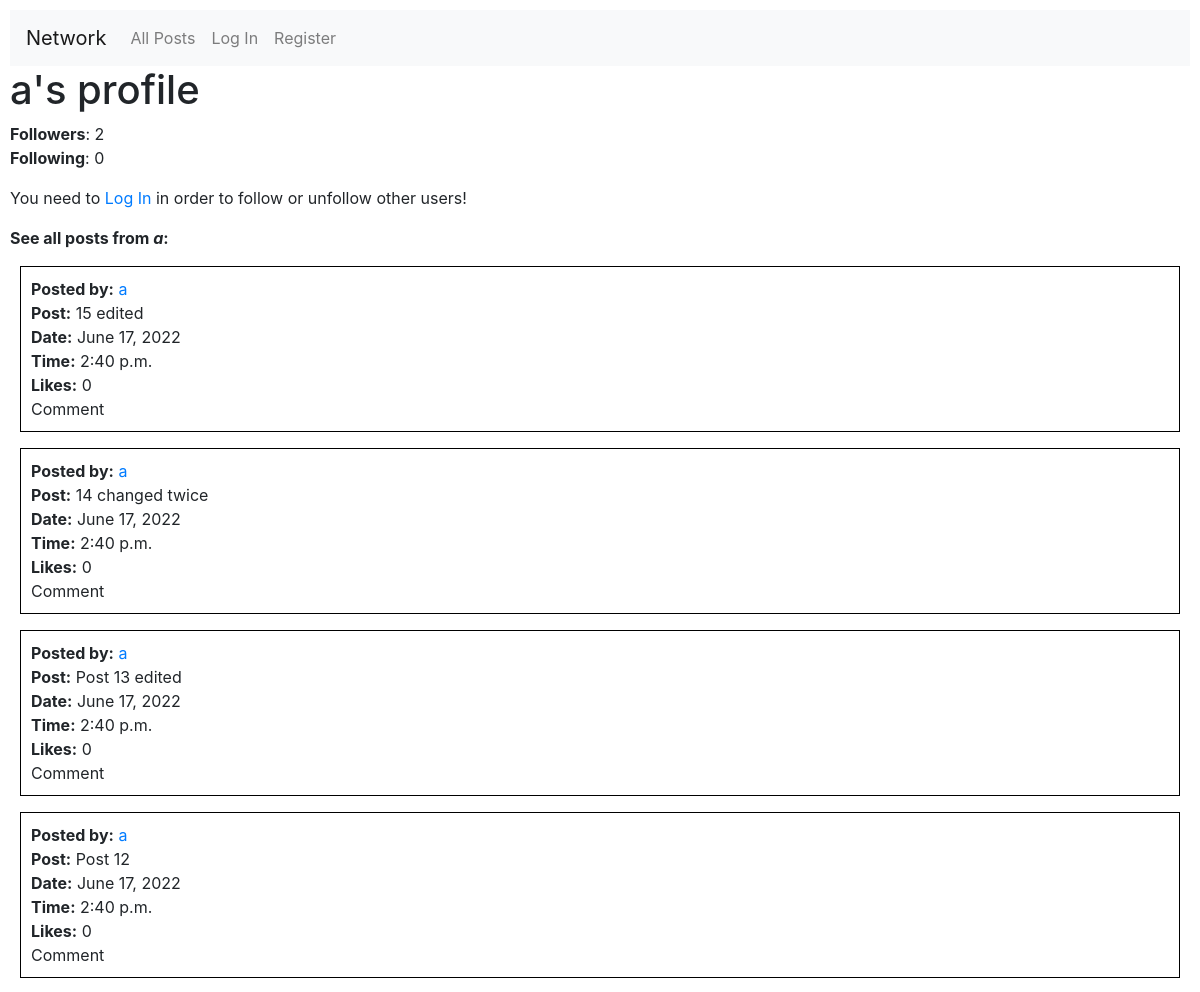
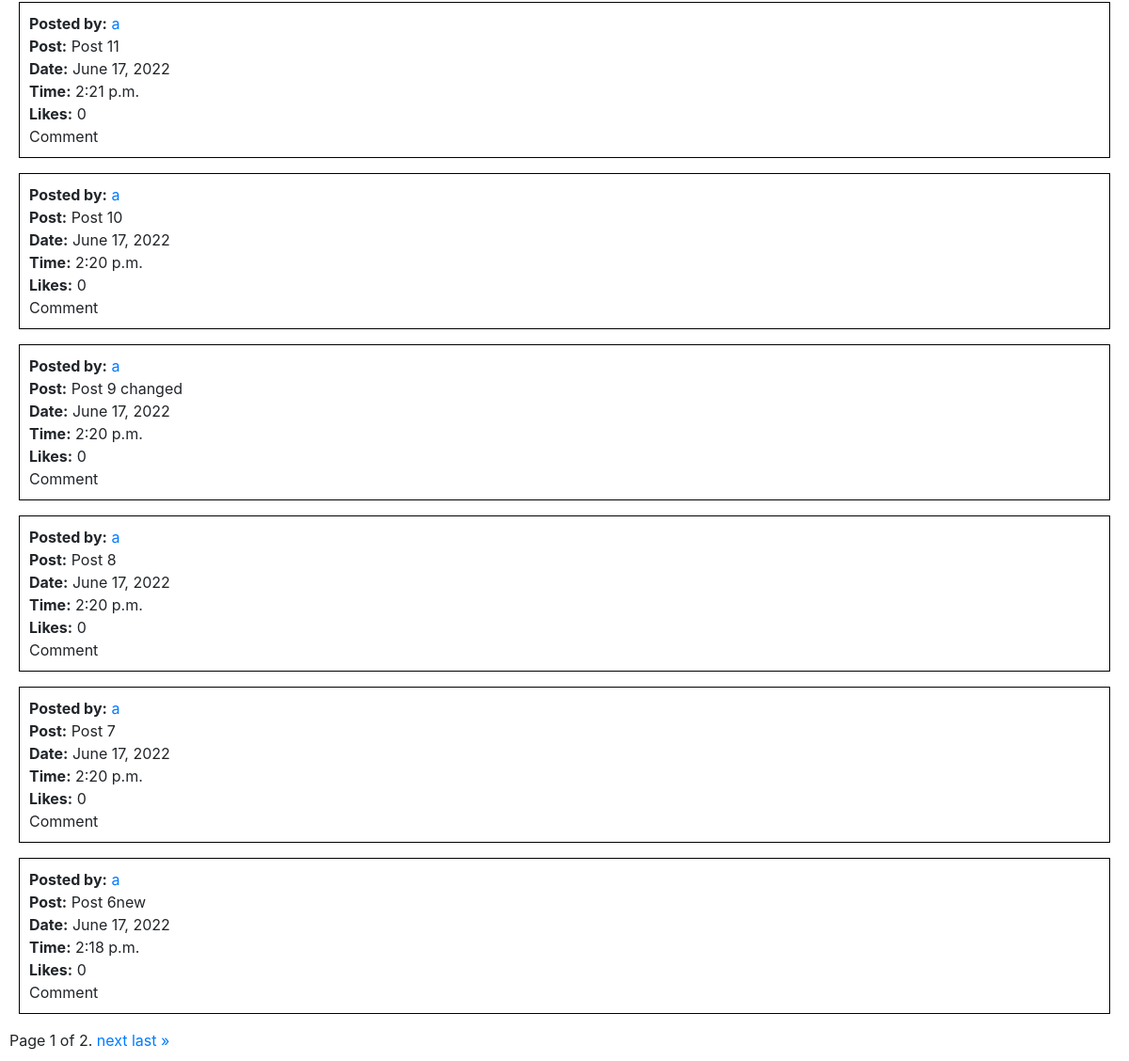
/user/a, run on an earlier commit of the app's database (2 pictures, top to bottom).
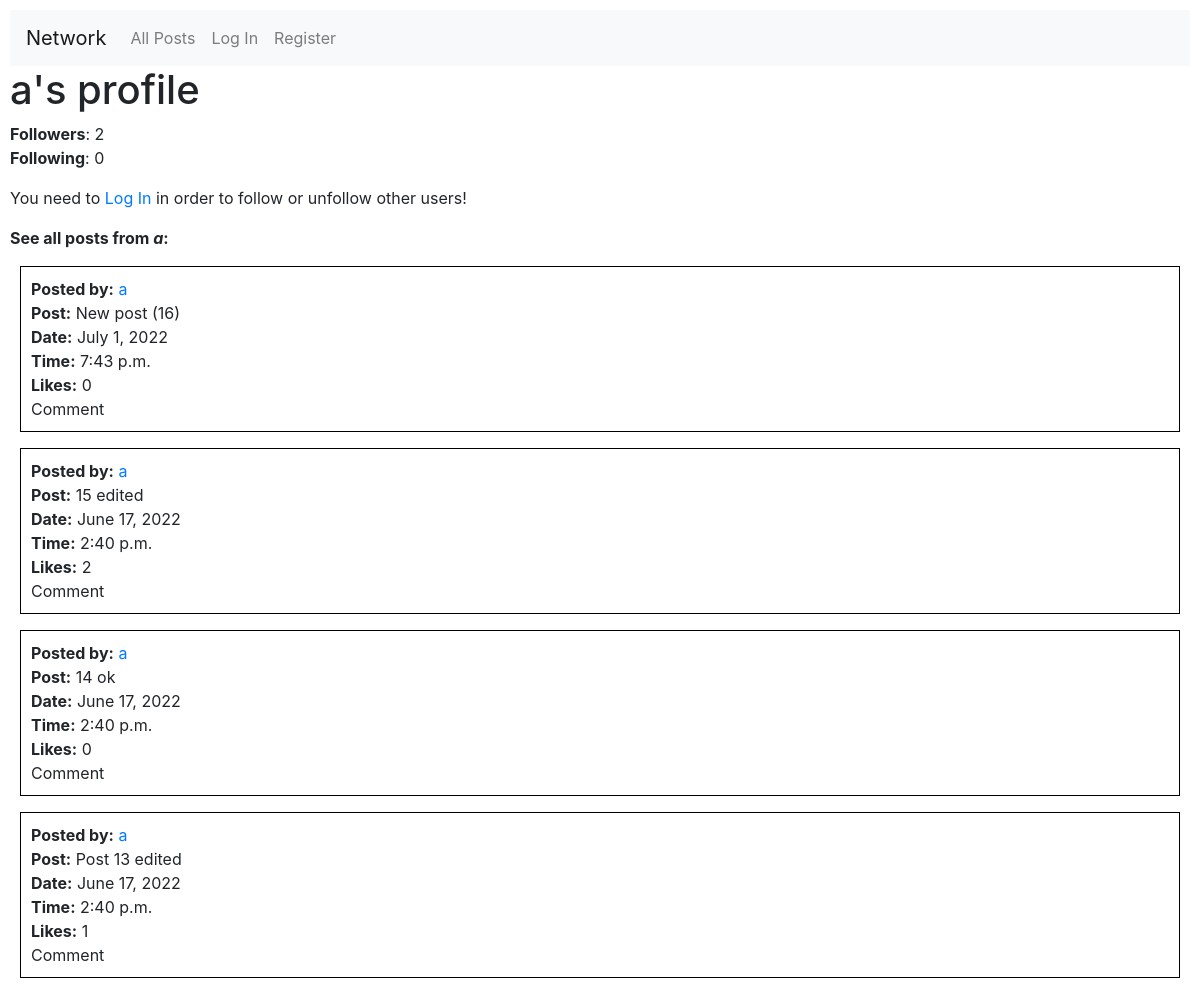
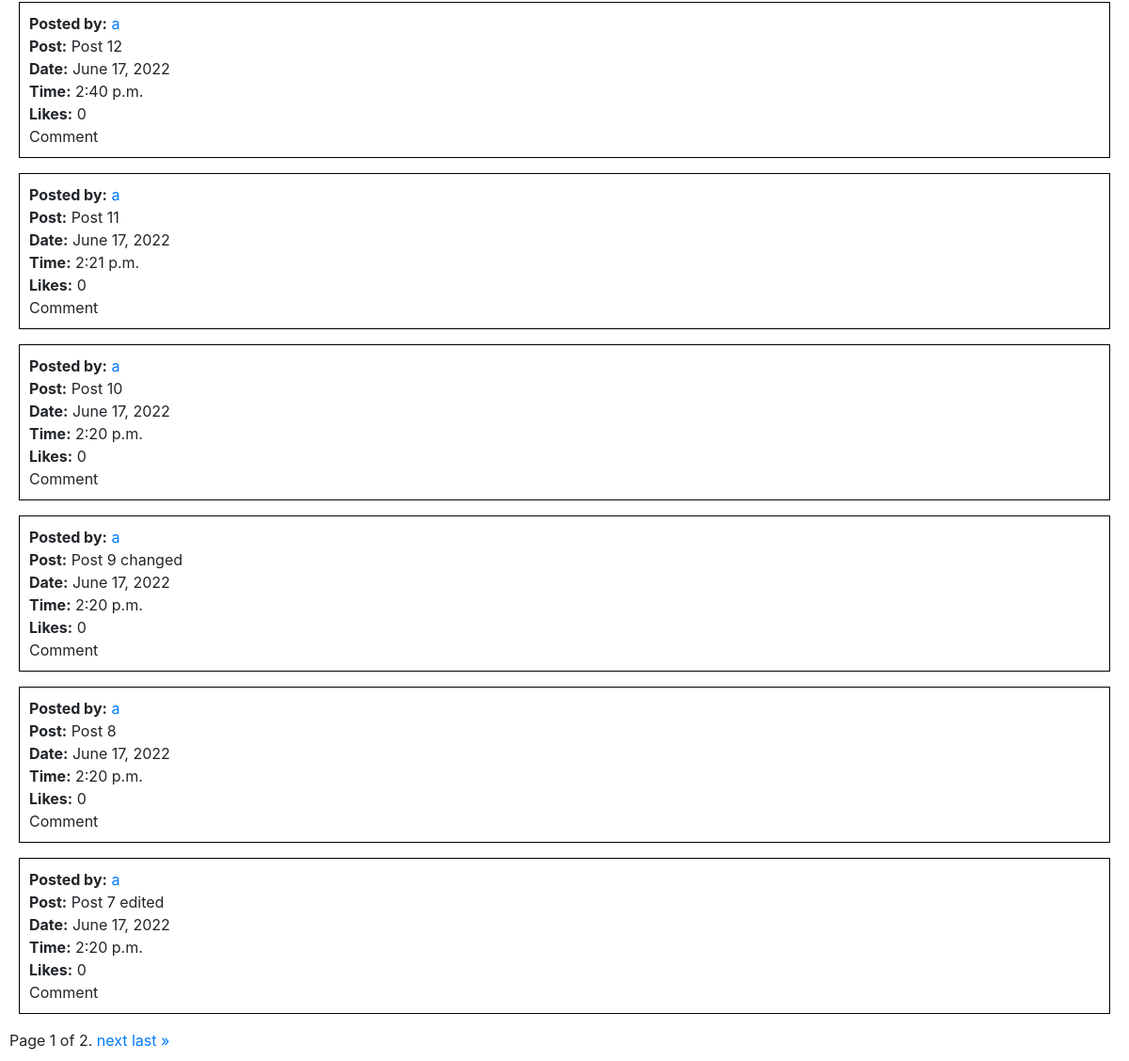
And on a later commit of the database (2 pictures, top to bottom).
### network/models.py (models this page shows, shortened)
class Post(models.Model):
    userid = models.ForeignKey(User, on_delete=models.CASCADE, related_name="user")
    post = models.TextField(max_length=500)
    datetime = models.DateTimeField(default=datetime.now)
    likes = models.IntegerField(default=0)

class User(AbstractUser):
    pass
    def __str__(self):
        return f"USER NUMBER '{self.id}' is '{self.username}'. LAST CONNEXION: {self.last_login}."

### network/views.py (the view)
# urls.py: path("user/<str:username>", views.profile_page, name="profile_page"),
def profile_page(request, username):
    if request.method == "POST":
        if 'follow' in request.POST:
            try:
                user_profiled = User.objects.filter(username=username)
                user_profiled_id = user_profiled.values_list('id', flat=True)
                user_profiled_id = user_profiled_id[0]
                user_posts = Post.objects.filter(userid=user_profiled_id).order_by('-id')
                paginator = Paginator(user_posts, 10) # test Paginator with 10 per page
                page_number = request.GET.get('page')
                page_obj = paginator.get_page(page_number)
                amount_of_followers = Follower.objects.filter(followed=user_profiled_id).count()
                amount_of_following = Follower.objects.filter(follower=user_profiled_id).count()
                user_logged_in = request.user.id
                isfollowing = Follower.objects.filter(followed=user_profiled_id,follower=user_logged_in).count()
                followed = User.objects.filter(id=user_profiled_id)
                followed = followed[0]
                follower = User.objects.filter(id=user_logged_in)
                follower = follower[0]
                follow = Follower(followed=followed,follower=follower)
                follow.save()
                amount_of_followers = Follower.objects.filter(followed=user_profiled_id).count()
                amount_of_following = Follower.objects.filter(follower=user_profiled_id).count()
                isfollowing = Follower.objects.filter(followed=user_profiled_id,follower=user_logged_in).count()
                return render(request, "network/profile.html", {
                            "username": username,
                            "user_profiled": user_profiled,
                            "user_profiled_id": user_profiled_id,
                            "amount_of_followers": amount_of_followers,
                            "amount_of_following": amount_of_following,
                            "user_logged_in": user_logged_in,
                            "isfollowing": isfollowing,
                            "user_posts": user_posts,
                            "post_request": "follow",
                            "page_obj": page_obj
                        })
            except IndexError:
                return render(request, "network/missingprofile.html", {
                            "username": username,
                        })
        elif 'unfollow' in request.POST:
            try:
                user_profiled = User.objects.filter(username=username)
                user_profiled_id = user_profiled.values_list('id', flat=True)
                user_profiled_id = user_profiled_id[0]
                user_posts = Post.objects.filter(userid=user_profiled_id).order_by('-id')
                paginator = Paginator(user_posts, 10) # test Paginator with 10 per page
                page_number = request.GET.get('page')
                page_obj = paginator.get_page(page_number)
                amount_of_followers = Follower.objects.filter(followed=user_profiled_id).count()
                amount_of_following = Follower.objects.filter(follower=user_profiled_id).count()
                user_logged_in = request.user.id
                user_logged_in = int(user_logged_in)
                isfollowing = Follower.objects.filter(followed=user_profiled_id,follower=user_logged_in).count()
                followed = User.objects.filter(id=user_profiled_id)
                followed = followed[0]
                follower = User.objects.filter(id=user_logged_in)
                follower = follower[0]
                follow = Follower.objects.filter(followed=followed,follower=follower)
                follow.delete()
                amount_of_followers = Follower.objects.filter(followed=user_profiled_id).count()
                amount_of_following = Follower.objects.filter(follower=user_profiled_id).count()
                isfollowing = Follower.objects.filter(followed=user_profiled_id,follower=user_logged_in).count()
                return render(request, "network/profile.html", {
                            "username": username,
                            "user_profiled": user_profiled,
                            "user_profiled_id": user_profiled_id,
                            "amount_of_followers": amount_of_followers,
                            "amount_of_following": amount_of_following,
                            "user_logged_in": user_logged_in,
                            "isfollowing": isfollowing,
                            "user_posts": user_posts,
                            "post_request": "unfollow",
                            "page_obj": page_obj
                        })
            except IndexError:
                return render(request, "network/missingprofile.html", {
                            "username": username,
                        })
    else:
        try:
            user_profiled = User.objects.filter(username=username)
            user_profiled_id = user_profiled.values_list('id', flat=True)
            user_profiled_id = user_profiled_id[0]
            user_posts = Post.objects.filter(userid=user_profiled_id).order_by('-id')
            paginator = Paginator(user_posts, 10) # test Paginator with 10 per page
            page_number = request.GET.get('page')
            page_obj = paginator.get_page(page_number)
            amount_of_followers = Follower.objects.filter(followed=user_profiled_id).count()
            amount_of_following = Follower.objects.filter(follower=user_profiled_id).count()
            user_logged_in = request.user.id
            isfollowing = Follower.objects.filter(followed=user_profiled_id,follower=user_logged_in).count()
            return render(request, "network/profile.html", {
                        "username": username,
                        "user_profiled": user_profiled,
                        "user_profiled_id": user_profiled_id,
                        "amount_of_followers": amount_of_followers,
                        "amount_of_following": amount_of_following,
                        "user_logged_in": user_logged_in,
                        "isfollowing": isfollowing,
                        "user_posts": user_posts,
                        "page_obj": page_obj
                    })
        except IndexError:
            return render(request, "network/missingprofile.html", {
                        "username": username,
                    })

### network/templates/network/profile.html (shortened to what this page needs)
{% extends "network/layout.html" %}
{% block body %}
    <h1>{{ username }}'s profile</h1>
    <b>Followers</b>: {{ amount_of_followers }}
    <br>
    <b>Following</b>: {{ amount_of_following }}
    {% if username == user.username %}
        <i>This is your own profile, you cannot follow or unfollow yourself :)</i>
        <p>
        </p>
    {% else %}
        {% if not user_logged_in %}
            You need to <a href="{% url 'login' %}">Log In</a> in order to follow or unfollow other users!
        {% endif %}
    {% endif %}
    <b>See all posts from <i>{{ username }}</i>:</b>
    {% for user_post in page_obj %}
        <div class="subdiv">
            <b>Posted by:</b> <a href="{% url 'profile_page' user_post.userid.username %}">{{ user_post.userid.username }}</a>
            <br>
            <b>Post:</b> {{ user_post.post }}
            <br>
            <b>Date:</b> {{ user_post.datetime.date }}
            <br>
            <b>Time:</b> {{ user_post.datetime.time }}
            <br>
            <b>Likes:</b> {{ user_post.likes }}
            <br>
            Comment
            <br>
        </div>
    {% empty %}
        <i>{{ username }}</i> hasn't published any post, yet.
        <p></p>
    {% endfor %}
    <div class="pagination">
        <span class="step-links">
            <span class="current">
                Page {{ page_obj.number }} of {{ page_obj.paginator.num_pages }}.
            </span>
            {% if page_obj.has_next %}
                <a href="?page={{ page_obj.next_page_number }}">next</a>
                <a href="?page={{ page_obj.paginator.num_pages }}">last &raquo;</a>
            {% endif %}
        </span>
    </div>
{% endblock %}

### network/templates/network/layout.html (shortened to what this page needs)
{% load static %}
<!DOCTYPE html>
<html lang="en">
    <head>
        <link rel="stylesheet" href="https://stackpath.bootstrapcdn.com/bootstrap/4.4.1/css/bootstrap.min.css">
        <link href="{% static 'network/styles.css' %}" rel="stylesheet">
    </head>
    <body>
        <nav class="navbar navbar-expand-lg navbar-light bg-light">
            <a class="navbar-brand" href="#">Network</a>
            <div>
              <ul class="navbar-nav mr-auto">
                <li class="nav-item">
                  <a class="nav-link" href="{% url 'index' %}">All Posts</a>
                </li>
                {% if user.is_authenticated %}
                    <li class="nav-item">
                        <a class="nav-link" href="{% url 'following' %}">Following</a>
                    </li>
                    <li class="nav-item">
                        <a class="nav-link" href="{% url 'logout' %}">Log Out</a>
                    </li>
                {% else %}
                    <li class="nav-item">
                        <a class="nav-link" href="{% url 'login' %}">Log In</a>
                    </li>
                    <li class="nav-item">
                        <a class="nav-link" href="{% url 'register' %}">Register</a>
                    </li>
                {% endif %}
              </ul>
            </div>
          </nav>
        <div class="body">
            {% block body %}
            {% endblock %}
        </div>
    </body>
</html>

### network/static/network/styles.css (style rules this page uses)
body { padding: 10px; }
.subdiv { border: black; border-width: 1px; border-style: solid; margin: 10px; padding: 10px; }

What changed in the data, as far as the page shows it:
no longer on this page (row unchanged): Post: userid.username "a", post "Post 6new", datetime "June 17, 2022", datetime.time "2:18 p.m.", likes "0"
added Post: userid.username "a", post "New post (16)", datetime "July 1, 2022", datetime.time "7:43 p.m.", likes "0"
changed Post "15 edited": likes "0" → "2"
changed Post (number 3 of 10 on the later page): post "14 changed twice" → "14 ok"
changed Post "Post 13 edited": likes "0" → "1"
changed Post: post "Post 7" → "Post 7 edited"
